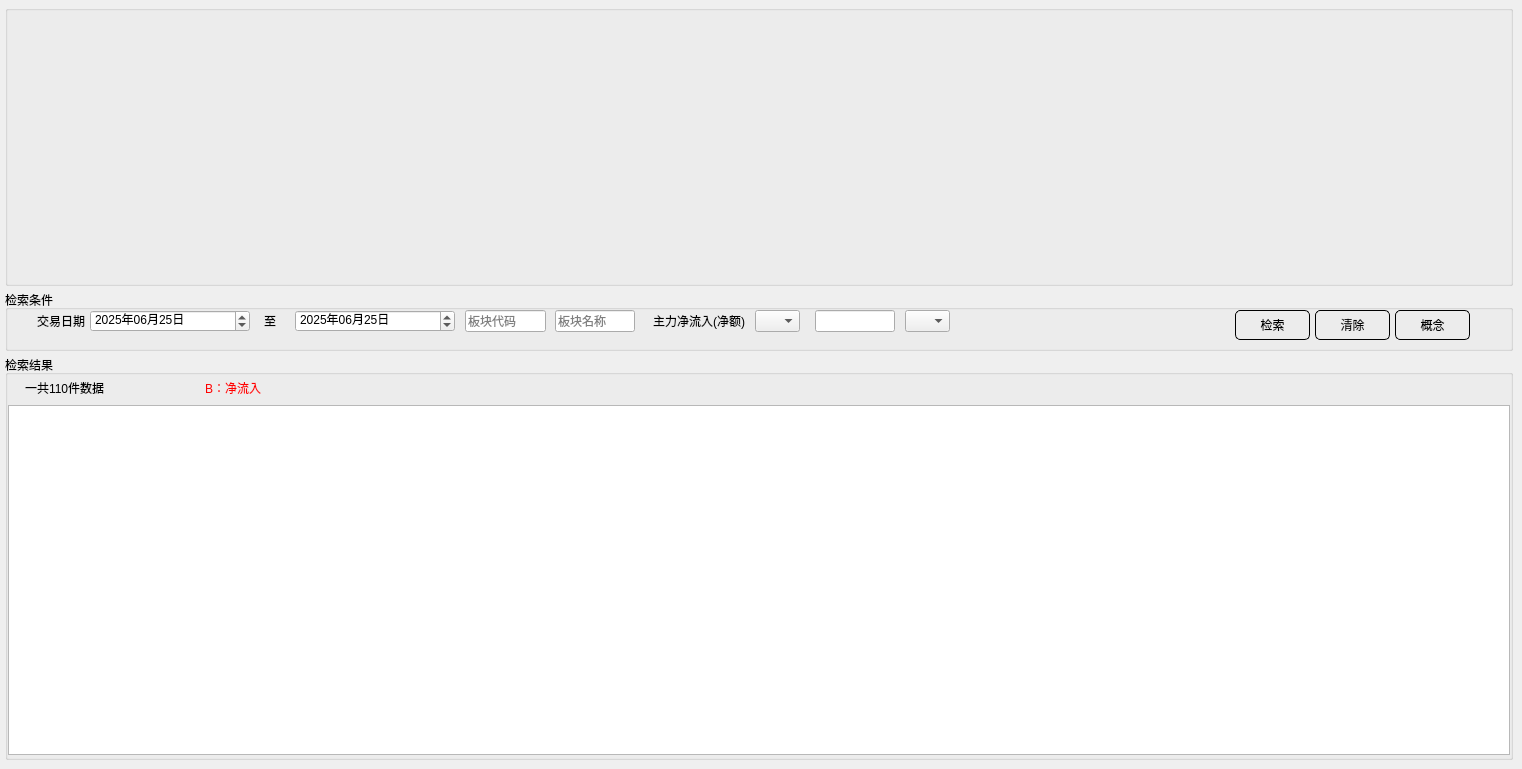
    <widget class="QWidget" name="plateFund">
     <attribute name="title">
      <string>板块资金</string>
     </attribute>
     <widget class="QGroupBox" name="groupBox_8">
      <property name="geometry">
       <rect>
        <x>5</x>
        <y>355</y>
        <width>1508</width>
        <height>405</height>
       </rect>
      </property>
      <property name="title">
       <string>检索结果</string>
      </property>
      <widget class="QLabel" name="plateFund_count_number">
       <property name="geometry">
        <rect>
         <x>20</x>
         <y>20</y>
         <width>141</width>
         <height>25</height>
        </rect>
       </property>
       <property name="text">
        <string>一共110件数据</string>
       </property>
      </widget>
      <widget class="QTableView" name="plateFund_showStockTable">
       <property name="geometry">
        <rect>
         <x>3</x>
         <y>50</y>
         <width>1502</width>
         <height>350</height>
        </rect>
       </property>
      </widget>
      <widget class="QLabel" name="label_14">
       <property name="geometry">
        <rect>
         <x>200</x>
         <y>20</y>
         <width>141</width>
         <height>25</height>
        </rect>
       </property>
       <property name="styleSheet">
        <string notr="true">color:rgb(255, 0, 0);
font: 11pt &quot;楷体&quot;;</string>
       </property>
       <property name="text">
        <string>B：净流入</string>
       </property>
      </widget>
      <widget class="QLabel" name="plateFundInput">
       <property name="geometry">
        <rect>
         <x>370</x>
         <y>20</y>
         <width>151</width>
         <height>25</height>
        </rect>
       </property>
       <property name="styleSheet">
        <string notr="true">color:red;
font: 11pt &quot;楷体&quot;;</string>
       </property>
       <property name="text">
        <string/>
       </property>
      </widget>
      <widget class="QLabel" name="plateFundOutput">
       <property name="geometry">
        <rect>
         <x>550</x>
         <y>20</y>
         <width>151</width>
         <height>25</height>
        </rect>
       </property>
       <property name="styleSheet">
        <string notr="true">color:green;
font: 11pt &quot;楷体&quot;;</string>
       </property>
       <property name="text">
        <string/>
       </property>
      </widget>
      <widget class="QPushButton" name="upPlateFundPage">
       <property name="geometry">
        <rect>
         <x>1290</x>
         <y>22</y>
         <width>30</width>
         <height>25</height>
        </rect>
       </property>
       <property name="styleSheet">
        <string notr="true">QPushButton {
        
        border-radius: 5px;
        padding: 5px;
    }
    QPushButton:hover {
        border: 1px solid #FF0000;
    }
    QPushButton:pressed {
        border: 1px solid #00FF00;
    }</string>
       </property>
       <property name="text">
        <string/>
       </property>
      </widget>
      <widget class="QLabel" name="plateFundPageNo">
       <property name="geometry">
        <rect>
         <x>1330</x>
         <y>22</y>
         <width>80</width>
         <height>25</height>
        </rect>
       </property>
       <property name="layoutDirection">
        <enum>Qt::LeftToRight</enum>
       </property>
       <property name="text">
        <string/>
       </property>
       <property name="alignment">
        <set>Qt::AlignCenter</set>
       </property>
      </widget>
      <widget class="QPushButton" name="nextPlateFundPage">
       <property name="geometry">
        <rect>
         <x>1420</x>
         <y>22</y>
         <width>30</width>
         <height>25</height>
        </rect>
       </property>
       <property name="styleSheet">
        <string notr="true">QPushButton {
        
        border-radius: 5px;
        padding: 5px;
    }
    QPushButton:hover {
        border: 1px solid #FF0000;
    }
    QPushButton:pressed {
        border: 1px solid #00FF00;
    }</string>
       </property>
       <property name="text">
        <string/>
       </property>
      </widget>
     </widget>
     <widget class="QGroupBox" name="groupBox_7">
      <property name="geometry">
       <rect>
        <x>5</x>
        <y>290</y>
        <width>1508</width>
        <height>61</height>
       </rect>
      </property>
      <property name="title">
       <string>检索条件</string>
      </property>
      <widget class="QLabel" name="label_31">
       <property name="geometry">
        <rect>
         <x>25</x>
         <y>20</y>
         <width>55</width>
         <height>22</height>
        </rect>
       </property>
       <property name="text">
        <string>交易日期</string>
       </property>
       <property name="alignment">
        <set>Qt::AlignRight|Qt::AlignTrailing|Qt::AlignVCenter</set>
       </property>
      </widget>
      <widget class="AutoSetDateEdit" name="plateFundDate_From">
       <property name="geometry">
        <rect>
         <x>85</x>
         <y>20</y>
         <width>160</width>
         <height>22</height>
        </rect>
       </property>
       <property name="dateTime">
        <datetime>
         <hour>0</hour>
         <minute>0</minute>
         <second>0</second>
         <year>2025</year>
         <month>6</month>
         <day>25</day>
        </datetime>
       </property>
       <property name="time">
        <time>
         <hour>0</hour>
         <minute>0</minute>
         <second>0</second>
        </time>
       </property>
       <property name="displayFormat">
        <string>yyyy年MM月dd日</string>
       </property>
      </widget>
      <widget class="QLabel" name="label_32">
       <property name="geometry">
        <rect>
         <x>255</x>
         <y>20</y>
         <width>20</width>
         <height>22</height>
        </rect>
       </property>
       <property name="text">
        <string>至</string>
       </property>
       <property name="alignment">
        <set>Qt::AlignCenter</set>
       </property>
      </widget>
      <widget class="AutoSetDateEdit" name="plateFundDate_To">
       <property name="geometry">
        <rect>
         <x>290</x>
         <y>20</y>
         <width>160</width>
         <height>22</height>
        </rect>
       </property>
       <property name="dateTime">
        <datetime>
         <hour>0</hour>
         <minute>0</minute>
         <second>0</second>
         <year>2025</year>
         <month>6</month>
         <day>25</day>
        </datetime>
       </property>
       <property name="time">
        <time>
         <hour>0</hour>
         <minute>0</minute>
         <second>0</second>
        </time>
       </property>
       <property name="displayFormat">
        <string>yyyy年MM月dd日</string>
       </property>
      </widget>
      <widget class="QPushButton" name="plateFundSubmit">
       <property name="geometry">
        <rect>
         <x>1230</x>
         <y>20</y>
         <width>75</width>
         <height>30</height>
        </rect>
       </property>
       <property name="styleSheet">
        <string notr="true">QPushButton {
        border: 1px solid #000000;
        border-radius: 5px;
        padding: 5px;
    }
    QPushButton:hover {
        border: 1px solid #FF0000;
    }
    QPushButton:pressed {
        border: 1px solid #00FF00;
    }</string>
       </property>
       <property name="text">
        <string>检索</string>
       </property>
      </widget>
      <widget class="QPushButton" name="plateFundClear">
       <property name="geometry">
        <rect>
         <x>1310</x>
         <y>20</y>
         <width>75</width>
         <height>30</height>
        </rect>
       </property>
       <property name="styleSheet">
        <string notr="true">QPushButton {
        border: 1px solid #000000;
        border-radius: 5px;
        padding: 5px;
    }
    QPushButton:hover {
        border: 1px solid #FF0000;
    }
    QPushButton:pressed {
        border: 1px solid #00FF00;
    }</string>
       </property>
       <property name="text">
        <string>清除</string>
       </property>
      </widget>
      <widget class="QLineEdit" name="plateFund_Name">
       <property name="geometry">
        <rect>
         <x>550</x>
         <y>20</y>
         <width>80</width>
         <height>22</height>
        </rect>
       </property>
       <property name="placeholderText">
        <string>板块名称</string>
       </property>
      </widget>
      <widget class="AutoSetNumberLineEdit" name="plateFund_No">
       <property name="geometry">
        <rect>
         <x>460</x>
         <y>20</y>
         <width>81</width>
         <height>22</height>
        </rect>
       </property>
       <property name="placeholderText">
        <string>板块代码</string>
       </property>
      </widget>
      <widget class="QLabel" name="master_xianJia_n_3">
       <property name="geometry">
        <rect>
         <x>640</x>
         <y>20</y>
         <width>100</width>
         <height>22</height>
        </rect>
       </property>
       <property name="text">
        <string>主力净流入(净额)</string>
       </property>
       <property name="alignment">
        <set>Qt::AlignRight|Qt::AlignTrailing|Qt::AlignVCenter</set>
       </property>
      </widget>
      <widget class="QLineEdit" name="plateFund_zljlrje">
       <property name="geometry">
        <rect>
         <x>810</x>
         <y>20</y>
         <width>80</width>
         <height>22</height>
        </rect>
       </property>
      </widget>
      <widget class="QComboBox" name="plateFund_condition_zljlrje">
       <property name="geometry">
        <rect>
         <x>750</x>
         <y>20</y>
         <width>45</width>
         <height>22</height>
        </rect>
       </property>
      </widget>
      <widget class="QComboBox" name="plateFund_zljlrje_unit">
       <property name="geometry">
        <rect>
         <x>900</x>
         <y>20</y>
         <width>45</width>
         <height>22</height>
        </rect>
       </property>
      </widget>
      <widget class="QPushButton" name="plateFundActivate">
       <property name="geometry">
        <rect>
         <x>1390</x>
         <y>20</y>
         <width>75</width>
         <height>30</height>
        </rect>
       </property>
       <property name="styleSheet">
        <string notr="true">QPushButton {
        border: 1px solid #000000;
        border-radius: 5px;
        padding: 5px;
    }
    QPushButton:hover {
        border: 1px solid #FF0000;
    }
    QPushButton:pressed {
        border: 1px solid #00FF00;
    }</string>
       </property>
       <property name="text">
        <string>概念</string>
       </property>
      </widget>
     </widget>
     <widget class="QGroupBox" name="groupBox_9">
      <property name="geometry">
       <rect>
        <x>5</x>
        <y>5</y>
        <width>1508</width>
        <height>281</height>
       </rect>
      </property>
      <property name="title">
       <string/>
      </property>
      <widget class="QWidget" name="plateFundChartWidget" native="true">
       <property name="geometry">
        <rect>
         <x>0</x>
         <y>0</y>
         <width>1507</width>
         <height>280</height>
        </rect>
       </property>
       <widget class="QWidget" name="verticalLayoutWidget">
        <property name="geometry">
         <rect>
          <x>10</x>
          <y>10</y>
          <width>1491</width>
          <height>261</height>
         </rect>
        </property>
        <layout class="QVBoxLayout" name="detailInfo"/>
       </widget>
      </widget>
     </widget>
    </widget>
